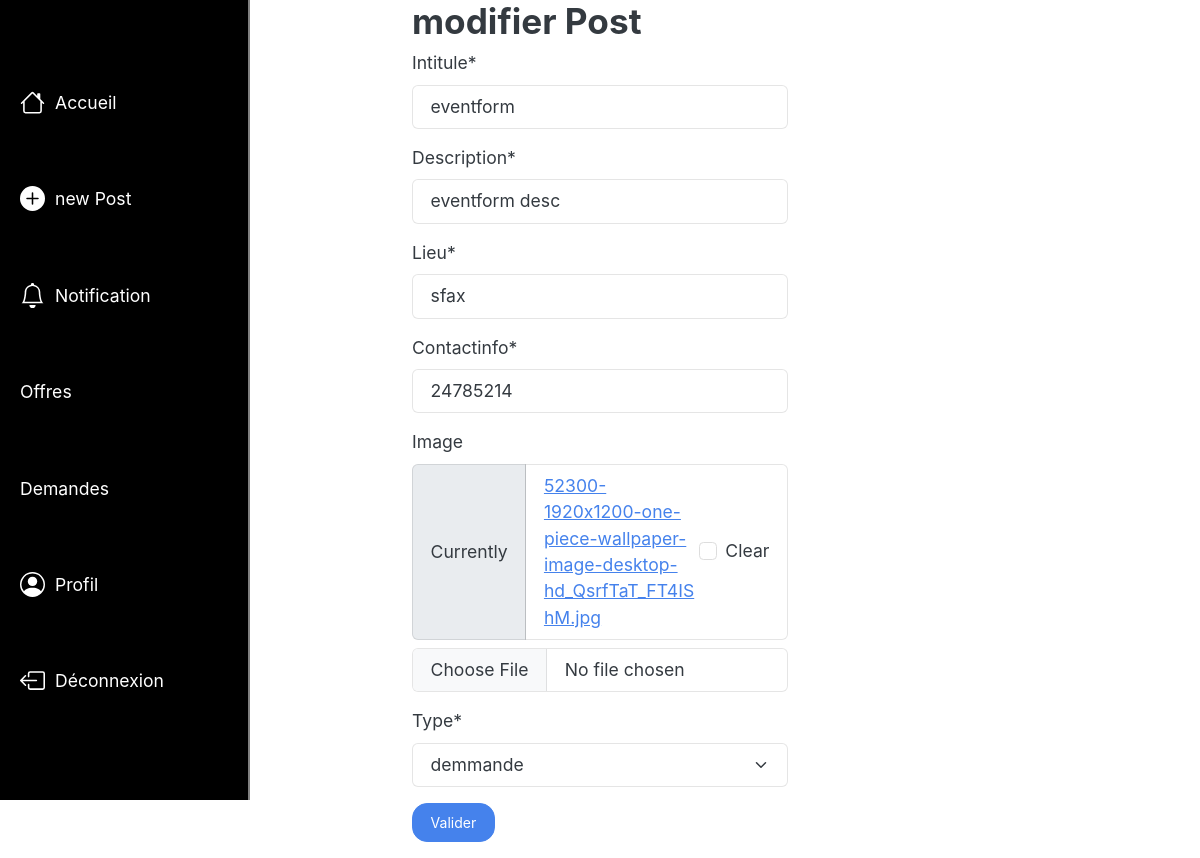
Page /StudenHelp/104/Modifier_Evenement/ on the committed database.
### StudenHelp/models.py (models this page shows, shortened)
class Poste(models.Model):
    image = models.ImageField(blank=True)
    type = models.IntegerField(default=0, choices=tp)
    date = models.DateTimeField(auto_now_add=True)
    uc = models.ForeignKey(User, on_delete=models.CASCADE)
    class Meta:
        ordering = ['-date']

class Evenement(Poste):
    intitule = models.CharField(max_length=255)
    description = models.CharField(max_length=255)
    lieu = models.CharField(max_length=255)
    contactinfo = models.CharField(max_length=255)

### StudenHelp/views.py (the view)
# urls.py: path('<int:pk>/Modifier_Evenement/', ModifierEvenement.as_view(), name='modifier_Evenement'),
class ModifierEvenement(UpdateView):
    model = Evenement
    template_name = 'Modifier_Evenement.html'
    form_class = EvenementForm
    success_url = reverse_lazy('profile')

### StudenHelp/forms.py
class EvenementForm(forms.ModelForm):
    helper = FormHelper()
    helper.form_method = 'POST'
    helper.add_input(Submit('submit', 'Valider', css_class='btn-primary'))
    class Meta:
        model = Evenement
        fields = ['intitule', 'description', 'lieu', 'contactinfo', 'image', 'type']

### StudenHelp/templates/Modifier_Evenement.html (shortened to what this page needs)
{% extends 'base.html' %} {% load crispy_forms_tags %} {% block content %}
<head>
  <link
    rel="stylesheet"
    type="text/css"
    href="https://bootswatch.com/5/litera/bootstrap.min.css"
  />
</head>
<div class="container">
  <h2>modifier Post</h2>
  {% csrf_token %} {% crispy form %}
</div>
{% endblock %}

### StudenHelp/templates/Modifier_Evenement.html (style rules this page uses)
.container { width: 400px; margin: 0 auto; }

### rows in the picture
Evenement: intitule "eventform", description "eventform desc", lieu "sfax", contactinfo "24785214"
